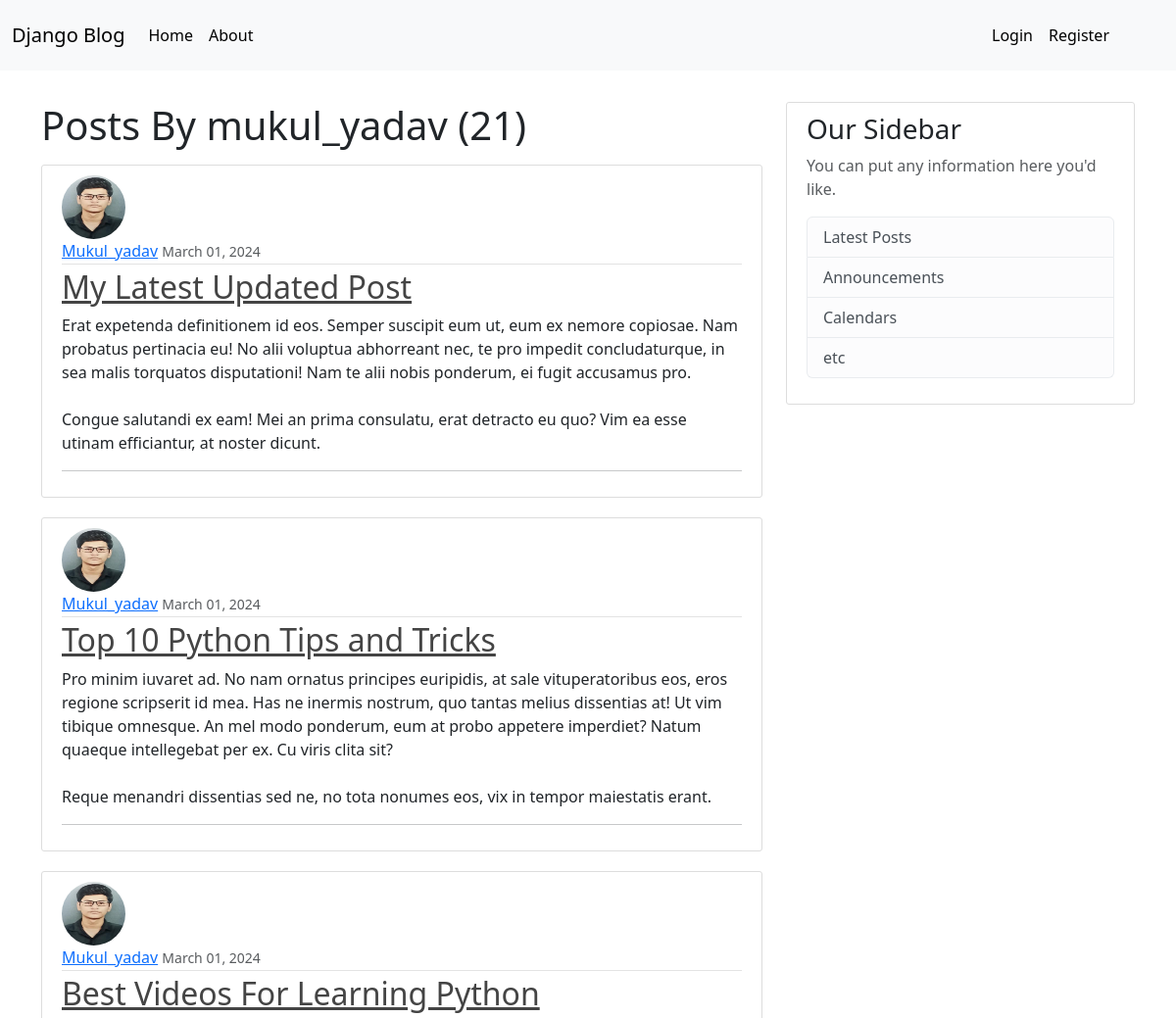
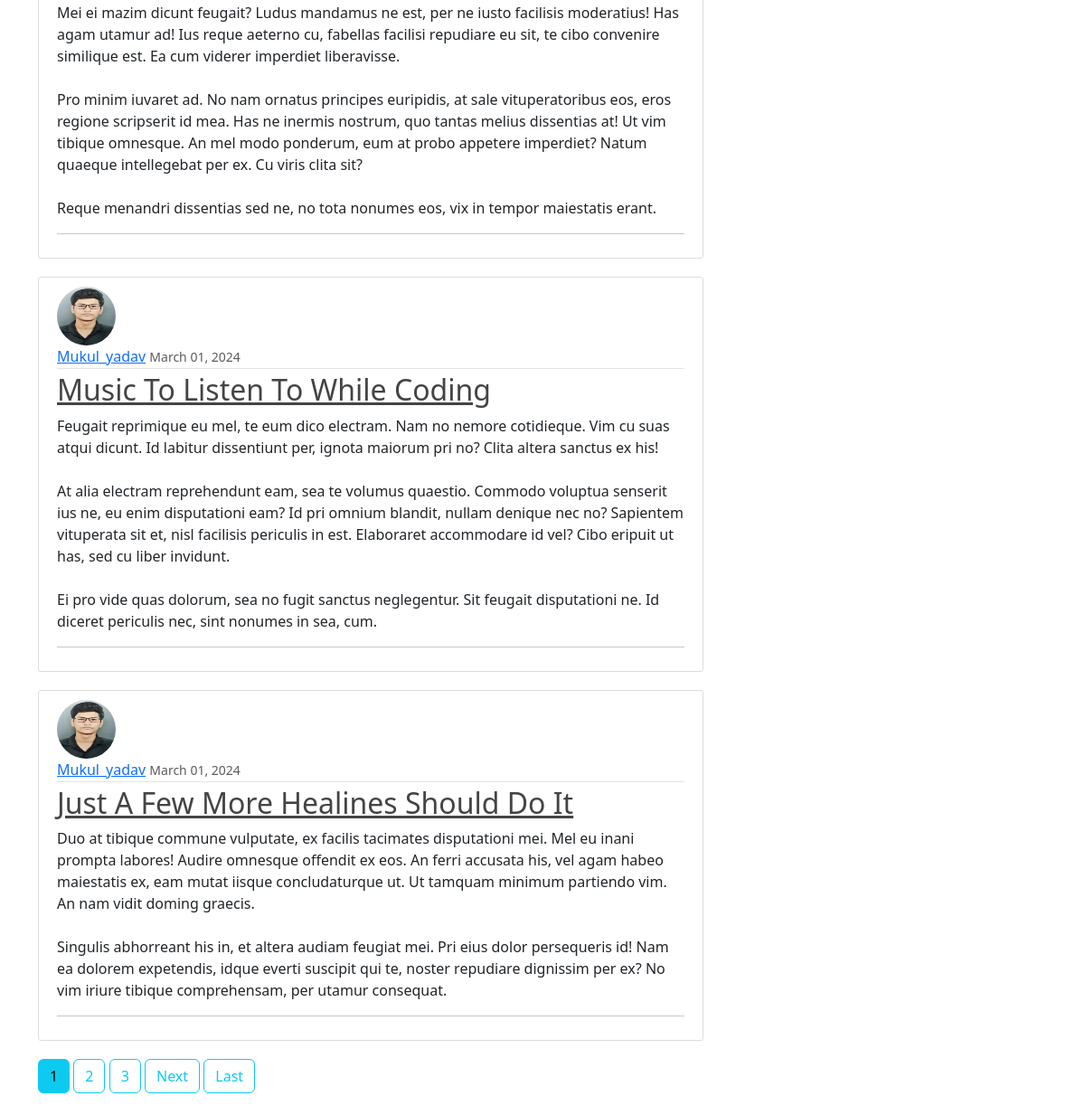
/user/mukul_yadav, run on the app's committed database (2 pictures, top to bottom).
### blogs/models.py (models this page shows, shortened)
class posts(models.Model):
    title = models.CharField(max_length = 100)
    content = models.TextField()
    date_posted = models.DateTimeField(default = timezone.now)
    author = models.ForeignKey(User, on_delete = models.CASCADE)

### user/models.py (models this page shows, shortened)
class profile(models.Model):
    user = models.OneToOneField(User, on_delete=models.CASCADE)
    image = models.ImageField(default='default.png', upload_to='profile_pics')

### blogs/views.py (the view)
# urls.py: path('user/<str:username>', UserPostListView.as_view(), name = 'user-posts'),
class UserPostListView(ListView):
    model = posts
    template_name = 'blogs/user_posts.html'
    context_object_name = 'posts'
    paginate_by = 5
    def get_queryset(self):
        user = get_object_or_404(User, username=self.kwargs.get('username'))
        return posts.objects.filter(author=user).order_by('-date_posted')

### blogs/templates/blogs/user_posts.html (shortened to what this page needs)
{% extends "blogs/base.html" %}
{% block content %}
    <h1 class="mb-3">Posts By {{ view.kwargs.username }} ({{ page_obj.paginator.count }})</h1>
    {% for post in posts %}
        <article class="media content-section">
          <img class="rounded-circle article-img" src="{{ post.author.profile.image.url }}" alt="">
          <div class="media-body">
            <div class="article-metadata">
              <a class="mr-2 text-capitalize" href="{% url 'user-posts' post.author.username %}">{{ post.author }}</a>
              <small class="text-muted">{{post.date_posted|date:'F d, Y'}}</small>
            </div>
            <h2><a class="article-title" href="{% url 'post-detail' post.id %}">{{ post.title }}</a></h2>
            <p class="article-content">{{ post.content }}</p>
            <hr>
          </div>
        </article>
    {% endfor %}
    {% if is_paginated %}
      {% for num in page_obj.paginator.page_range %}
        {% if page_obj.number == num %}
          <a class="btn btn-info mb-4" href="?page={{ num }}">{{ num }}</a>
        {% elif num > page_obj.number|add:'-3' and num < page_obj.number|add:'3' %}
          <a class="btn btn-outline-info mb-4" href="?page={{ num }}">{{ num }}</a>
        {% endif %}
      {% endfor %}
      {% if page_obj.has_next %}
        <a class="btn btn-outline-info mb-4" href="?page={{ page_obj.next_page_number }}">Next</a>
        <a class="btn btn-outline-info mb-4" href="?page={{ page_obj.paginator.num_pages }}">Last</a>
      {% endif %}
    {% endif %}
{% endblock content %}

### blogs/templates/blogs/base.html (shortened to what this page needs)
{% load static %}
<!doctype html>
<html lang="en">
  <head>
    <link rel="stylesheet" href="{% static 'blogs/index.css' %}">
    <link href="https://cdn.jsdelivr.net/npm/bootstrap@5.3.3/dist/css/bootstrap.min.css" rel="stylesheet">
  </head>
  <body>
    <header class="site-header nav-bg">
      <nav class="navbar navbar-expand-lg bg-body-tertiary">
        <div class="container-fluid">
          <a class="navbar-brand" href="#">Django Blog</a>
          <div class="collapse navbar-collapse" id="navbarText">
            <ul class="navbar-nav me-auto mb-2 mb-lg-0">
              <li class="nav-item">
                <a class="nav-link active" aria-current="page" href="{% url 'blog-home' %}">Home</a>
              </li>
              <li class="nav-item">
                <a class="nav-link active" aria-current="page" href="{% url 'blog-about' %}">About</a>
              </li>
            </ul>
            <span class="navbar-text me-5">
              <ul class="navbar-nav me-auto mb-2 mb-lg-0">
                {% if user.is_authenticated %}
                  <li>
                    <a class="nav-link active" aria-current="page" href="{% url 'post-create' %}">New Post</a>
                  </li>
                  <li>
                    <a class="nav-link active" aria-current="page" href="{% url 'profile' %}">Profile</a>
                  </li>
                  <li class="nav-item">
                    <a class="nav-link active" aria-current="page" href="{% url 'logout' %}">Logout</a>
                  </li>
                {% else %}
                  <li class="nav-item">
                    <a class="nav-link active" aria-current="page" href="{% url 'login' %}">Login</a>
                  </li>
                  <li class="nav-item">
                    <a class="nav-link active" aria-current="page" href="{% url 'register' %}">Register</a>
                  </li>
                {% endif %}
              </ul>
            </span>
          </div>
        </div>
      </nav>
    </header>
    <main role="main" class="container mt-1">
      <div class="row">
        <div class="col-md-8">
          {% block content %}{% endblock %}
        </div>
        <div class="col-md-4">
          <div class="content-section">
            <h3>Our Sidebar</h3>
            <p class='text-muted'>You can put any information here you'd like.
              <ul class="list-group">
                <li class="list-group-item list-group-item-light">Latest Posts</li>
                <li class="list-group-item list-group-item-light">Announcements</li>
                <li class="list-group-item list-group-item-light">Calendars</li>
                <li class="list-group-item list-group-item-light">etc</li>
              </ul>
            </p>
          </div>
        </div>
      </div>
    </main>
  </body>
</html>

### blogs/static/blogs/index.css (style rules this page uses)
body { background: #fafafa; color: #333333; margin-top: 5rem; }
.nav-bg { height: 100px; color: black; }
h1, h2, h3, h4, h5, h6 { color: #444444; }
ul { margin: 0; }
.site-header .navbar-nav .nav-link { color: #cbd5db; }
.site-header .navbar-nav .nav-link.active { font-weight: 500; }
.content-section { background: #ffffff; padding: 10px 20px; border: 1px solid #dddddd; border-radius: 3px; margin-bottom: 20px; }
.article-title { color: #444444; }
.article-content { white-space: pre-line; }
.article-img { height: 65px; width: 65px; margin-right: 16px; }
.article-metadata { padding-bottom: 1px; margin-bottom: 4px; border-bottom: 1px solid #e3e3e3 }

### data on the page
posts: author.profile.image (picture), author "Mukul_yadav", date_posted "March 01, 2024", title "My Latest Updated Post", content "Erat expetenda definitionem id eos. Semper suscipit eum ut, eum ex nemore copiosae. Nam probatus pertinacia eu! No alii voluptua abhorreant nec, te pro impedit concludaturque, in sea malis torquatos disputationi! Nam te alii nobis ponderum, ei fugit accusamus pro. Congue salutandi ex eam! Mei an prima consulatu, erat detracto eu quo? Vim ea esse utinam efficiantur, at noster dicunt."
posts: author.profile.image (picture), author "Mukul_yadav", date_posted "March 01, 2024", title "Top 10 Python Tips and Tricks", content "Pro minim iuvaret ad. No nam ornatus principes euripidis, at sale vituperatoribus eos, eros regione scripserit id mea. Has ne inermis nostrum, quo tantas melius dissentias at! Ut vim tibique omnesque. An mel modo ponderum, eum at probo appetere imperdiet? Natum quaeque intellegebat per ex. Cu viris clita sit? Reque menandri dissentias sed ne, no tota nonumes eos, vix in tempor maiestatis erant."
posts: author.profile.image (picture), author "Mukul_yadav", date_posted "March 01, 2024", title "Best Videos For Learning Python", content "Mei ei mazim dicunt feugait? Ludus mandamus ne est, per ne iusto facilisis moderatius! Has agam utamur ad! Ius reque aeterno cu, fabellas facilisi repudiare eu sit, te cibo convenire similique est. Ea cum viderer imperdiet liberavisse. Pro minim iuvaret ad. No nam ornatus principes euripidis, at sale vituperatoribus eos, eros regione scripserit id mea. Has ne inermis nostrum, quo tantas melius dissentias at! Ut vim tibique omnesque. An mel modo ponderum, eum at probo appetere imperdiet? Natum quaeque intellegebat per ex. Cu viris clita sit? Reque menandri dissentias sed ne, no tota nonumes eos, vix in tempor maiestatis erant."
posts: author.profile.image (picture), author "Mukul_yadav", date_posted "March 01, 2024", title "Music To Listen To While Coding", content "Feugait reprimique eu mel, te eum dico electram. Nam no nemore cotidieque. Vim cu suas atqui dicunt. Id labitur dissentiunt per, ignota maiorum pri no? Clita altera sanctus ex his! At alia electram reprehendunt eam, sea te volumus quaestio. Commodo voluptua senserit ius ne, eu enim disputationi eam? Id pri omnium blandit, nullam denique nec no? Sapientem vituperata sit et, nisl facilisis periculis in est. Elaboraret accommodare id vel? Cibo eripuit ut has, sed cu liber invidunt. Ei pro vide quas dolorum, sea no fugit sanctus neglegentur. Sit feugait disputationi ne. Id diceret periculis nec, sint nonumes in sea, cum."
posts: author.profile.image (picture), author "Mukul_yadav", date_posted "March 01, 2024", title "Just A Few More Healines Should Do It", content "Duo at tibique commune vulputate, ex facilis tacimates disputationi mei. Mel eu inani prompta labores! Audire omnesque offendit ex eos. An ferri accusata his, vel agam habeo maiestatis ex, eam mutat iisque concludaturque ut. Ut tamquam minimum partiendo vim. An nam vidit doming graecis. Singulis abhorreant his in, et altera audiam feugiat mei. Pri eius dolor persequeris id! Nam ea dolorem expetendis, idque everti suscipit qui te, noster repudiare dignissim per ex? No vim iriure tibique comprehensam, per utamur consequat."

### other printed values
{{ view.kwargs.username }} "mukul_yadav"
{{ page_obj.paginator.count }} "21"
{{ num }} "1"
{{ num }} "2" "3"
